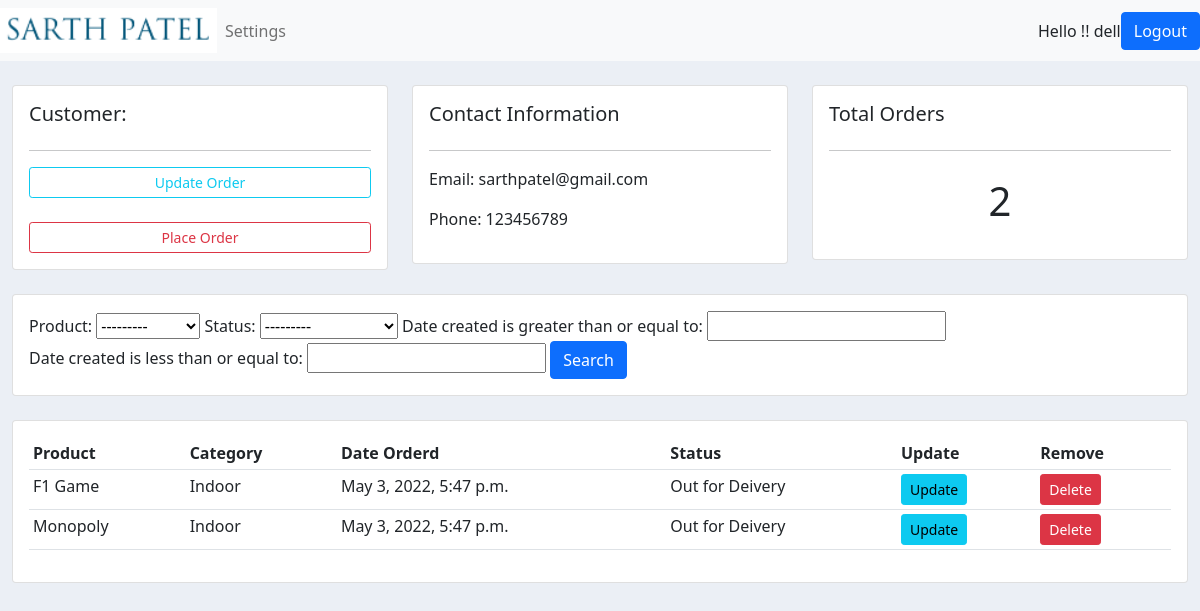
Page /contact/1/ (signed in) on the committed database.
### accounts/models.py (models this page shows, shortened)
class Customer(models.Model):
    user = models.OneToOneField(User,null=True,on_delete=models.CASCADE)
    name = models.CharField(max_length=200,null=True)
    phone = models.CharField(max_length=200,null=True)
    email = models.CharField(max_length=200,null=True)
    profilePic= models.ImageField(null=True,blank= True)
    date = models.DateTimeField(auto_now_add=True,null=True)

class Order(models.Model):
    STATUS = (
        ('Pending','Pending'),
        ('Out for Deivery','Out for Deivery'),
        ('Delivered','Delivered')
    )
    contact = models.ForeignKey(Customer,null=True,on_delete=models.SET_NULL)
    product = models.ForeignKey(Product,null=True,on_delete=models.SET_NULL)
    date_created = models.DateTimeField(auto_now_add=True,null=True)
    status = models.CharField(max_length=200,null=True,choices=STATUS)

class Product(models.Model):
    CATEGORY = (
        ('Indoor','Indoor'),
        ('Outdoor','Outdoor'),
    )
    name = models.CharField(max_length=200,null=True)
    price = models.FloatField(null=True)
    category = models.CharField(max_length=200,null=True,choices=CATEGORY)
    description = models.CharField(max_length=200,null=True)
    date_created = models.DateTimeField(auto_now_add=True,null=True)
    tags = models.ManyToManyField(Tag)
    def __str__(self):
        return self.name

### accounts/decoraters.py (the view)
        def wrapper_func(request,*args,**kwargs):
            group = None
            if request.user.groups.exists():
                group = request.user.groups.all()[0].name
            if group in allowed_roles:
                return view_func(request,*args,**kwargs)
            else:
                return HttpResponse('You are not allowed to view this page')

### accounts/decoraters.py (called while the page is built)
def allowed_users(allowed_roles=[]):
    def decorater(view_func):
        def wrapper_func(request,*args,**kwargs):
            group = None
            if request.user.groups.exists():
                group = request.user.groups.all()[0].name
            if group in allowed_roles:
                return view_func(request,*args,**kwargs)
            else:
                return HttpResponse('You are not allowed to view this page')
        return wrapper_func
    return decorater

### accounts/views.py (called while the page is built)
@login_required(login_url='/login/')
@allowed_users(allowed_roles=['admin'])
def contact(request,pk_text,*args, **kwargs):
    contact = Customer.objects.get(id=pk_text)
    orders = contact.order_set.all()
    order_count = orders.count()
    myFilter = OrderFilter(request.GET,queryset=orders)
    orders = myFilter.qs
    context = {'contact':contact,'orders':orders,'order_count':order_count,'myFilter':myFilter}
    return render(request,'accounts/customer.html',context)

### accounts/templates/accounts/customer.html
{%  extends 'accounts/main.html' %}
{% block content %}
	<br>
<div class="row">
	<div class="col-md">
		<div class="card card-body">
			<h5>Customer:</h5>
			<hr>
			<a class="btn btn-outline-info  btn-sm btn-block" href="">Update Order</a>
			<br>
			<a class="btn btn-outline-danger  btn-sm btn-block" href="{%  url 'create_order' contact.id %}">Place Order</a>
		</div>
	</div>
	<div class="col-md">
		<div class="card card-body">
			<h5>Contact Information</h5>
			<hr>
			<p>Email: {{contact.email}}</p>
			<p>Phone: {{contact.phone}}</p>
		</div>
	</div>
	<div class="col-md">
		<div class="card card-body">
			<h5>Total Orders</h5>
			<hr>
			<h1 style="text-align: center;padding: 10px">{{order_count}}</h1>
		</div>
	</div>
</div>
<br>
<div class="row">
	<div class="col">
		<div class="card card-body">
			<form method="get">
				{{myFilter.form}}
		    <button class="btn btn-primary" type="submit">Search</button>
		  </form>
		</div>
	</div>
</div>
<br>
<div class="row">
	<div class="col-md">
		<div class="card card-body">
			<table class="table table-sm">
				<tr>
					<th>Product</th>
					<th>Category</th>
					<th>Date Orderd</th>
					<th>Status</th>
					<th>Update</th>
					<th>Remove</th>
				</tr>
				{% for order in orders %}
				<tr>
					<td>{{order.product}}</td>
					<td>{{order.product.category}}</td>
					<td>{{order.date_created}}</td>
					<td>{{order.status}}</td>
					<td><a class="btn btn-sm btn-info" href="{% url 'update_order' order.id %}">Update</a></td>
					<td><a class="btn btn-sm btn-danger" href="{% url 'delete_order' order.id %}">Delete</a></td>
				</tr>
				{% endfor %}
			</table>
		</div>
	</div>
</div>
{% endblock %}

### accounts/templates/accounts/navbar.html (shortened to what this page needs)
{% load static %}
<nav class="navbar navbar-expand-lg navbar-light bg-light">
 <img src="{% static 'images/op.png' %}">
  <div class="collapse navbar-collapse" id="navbarNav">
    <ul class="navbar-nav">
      {% if request.users.is_staff %}
      <li class="nav-item active">
        <a class="nav-link" href="{% url 'home' %}">Dashboard</a>
      </li>
      <li class="nav-item">
        <a class="nav-link" href="{% url 'products' %}">Products</a>
      </li>
      {% else %}
       <li class="nav-item">
        <a class="nav-link" href="{% url 'account' %}">Settings</a>
      </li>
      {% endif %}
    </ul>
  </div>
  <span id="msg-id">Hello !! {{request.user}}</span>
  <div class="btn-group">
    <a href="{% url 'logout' %}" class="btn btn-primary">Logout</a>
  </div>
</nav>

### static/css/main.css (style rules this page uses)
body { background-color: #ebeff5; }

### rows in the picture
Customer: email "sarthpatel@gmail.com", phone "123456789"
Order: product "F1 Game", product.category "Indoor", date_created "May 3, 2022, 5:47 p.m.", status "Out for Deivery"
Order: product "Monopoly", product.category "Indoor", date_created "May 3, 2022, 5:47 p.m.", status "Out for Deivery"

### other values in the picture
{{ request.user }} "dell"
{{ order_count }} "2"
